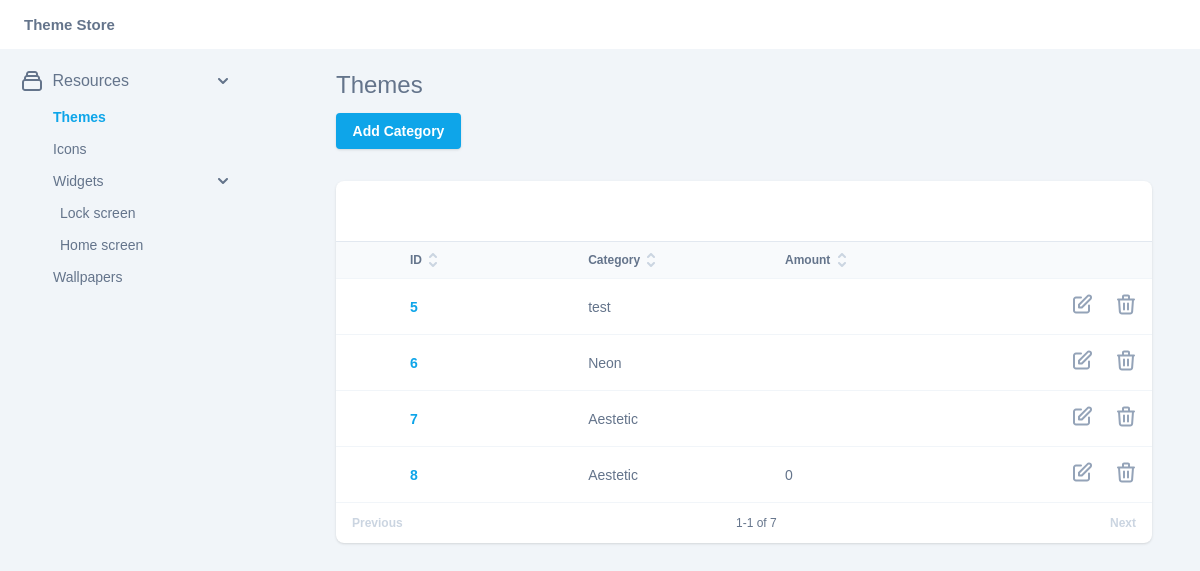
The app's page / (signed in) with its own data.
### wcapi/models.py (models this page shows, shortened)
class Themes(models.Model):
    id_themes = models.AutoField(primary_key=True)
    category = models.CharField(max_length=255)
    amount = models.CharField(max_length=255)
    file = models.FileField(upload_to='files/', null=True)
    class Meta:
        verbose_name = "Тема"
        verbose_name_plural = "Темы"

### wcapi/views.py (the view)
# urls.py: path('', index, name='home'),
@login_required(login_url='/admin/')
def index(request):  # HttpRequest
    context = Themes.objects.all()
    context = {'contact': context}
    return render(request, 'wcapi/index.html', context)

### wcapi/templates/wcapi/index.html (shortened to what this page needs)
{% load static %}
<!DOCTYPE html>
<html>
<head>
	<link rel="stylesheet" href="/static/style.css">
	<link rel="stylesheet" href="/static/slick.css">
</head>
<body>
	<header class="header">
		<a href="/" style="color: #64748B;text-decoration: none;font-size: 15px;"><b>Theme Store</b></a>
	</header>
	<div class="page-content">
		<nav class="nav">
			<div class="name">
				<img src="/static/img/menu.svg"> Resources
			</div>
			<ul class="ul">
				<li><a href="{% url 'home' %}" class="active">Themes</a></li>
				<li><a href="{% url 'icons' %}">Icons</a></li>
				<li>
					<a class="with_sub">Widgets</a>
					<ul>
						<li><a href="{% url 'widgetslock' %}">Lock screen</a></li>
						<li><a href="{% url 'widgetshome' %}">Home screen</a></li>
					</ul>
				</li>
				<li><a href="{% url 'wallpapers' %}">Wallpapers</a></li>
			</ul>
		</nav>
		<div class="main-block">
			<h1>Themes</h1>
			<div class="themes">
				<button class="add" onclick="location.href='{% url 'index_add_category' %}'">Add Category</button>
				<div class="content">
					<table>
						<thead>
							<tr>
								<td> ID <a></a></td>
								<td> Category <a></a></td>
								<td> Amount <a></a></td>
								<td></td>
							</tr>
						</thead>
						<tbody>
						{% for p in contact %}
							<tr>
								<td>{{ p.id_themes }}</td>
								<td>{{ p.category }}</td>
								<td>{{ p.amount }}</td>
								<td>
									<div class="links">
										<a href="{% url 'index_cat_slug' p.id_themes %}"></a>
										<a href="{% url 'index_del_category' p.id_themes %}"></a>
									</div>
								</td>
							</tr>
						{% endfor %}
						</tbody>
					</table>
					<div class="bottom-nav flex">
						<a href="#">Previous</a>
						<p>1-1 of 7</p>
						<a href="#">Next</a>
					</div>
				</div>
			</div>
		</div>
	</div>
</body>
</html>

### records on screen
Themes: id_themes "5", category "test"
Themes: id_themes "6", category "Neon"
Themes: id_themes "7", category "Aestetic"
Themes: id_themes "8", category "Aestetic", amount "0"
